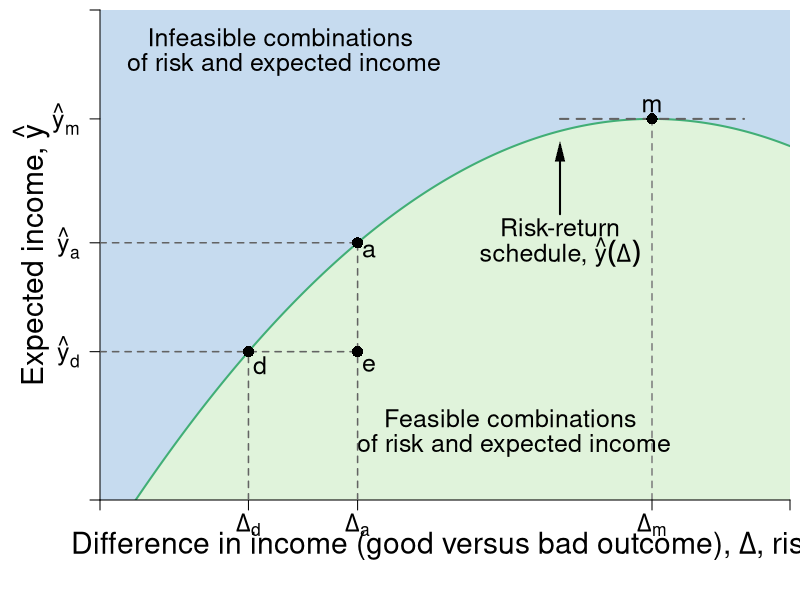

The R source for this figure:
require(ggplot2)
require(shape)
pdf(file = "risk/risk_return_shaded.pdf", width = 9, height = 7)

# Set parameters for graphics
axislabelsize <- 1.8
labelsize <- 1.5
namesize <- 1.8
annotatesize <- 1.5
graphlinewidth <- 2
segmentlinewidth <- 1.5

COL <- c("#7fc97f", "#beaed4", "#fdc086", "#ffff99", "#386cb0", "#f0027f", "#bf5b17", "#666666")
COLA <- c("#e0f3db", "#99d8c9","#66c2a4","#41ae76", "#238b45", "#005824")
COLB <- c("#c6dbef", "#4eb3d3", "#2b8cbe", "#0868ac","#084081")
COLC <- c("#fcfbfd", "#efedf5", "#dadaeb", "#bcbddc", "#9e9ac8", "#807dba", "#6a51a3", "#54278f", "#3f007d")
grays <- gray.colors(25, start = 1, end = 0, alpha = 1)

par(mar =  c(5, 5, 0.5, 0.5))
xlims <- c(0, 15)
ylims <- c(0, 18)

riskreturn <- function(g, int1 = 14, int2 = 4, coeff = 1/3){
  int1 - (int2 - (coeff)*g)^2
}

indiffA <- function(g, intercept = 5.6, slope = 0.125){
  intercept  + slope*g^2
}


#Plot command 
plot(0, 0, xlim = xlims, ylim = ylims, 
     type = "n",
     xlab = expression(paste("")),
     ylab = expression(paste("")), 
     axes = FALSE,
     # xlab = expression(paste("Bob's Payoff, ", u^B)),
     # ylab = expression(paste("Alfredo's Payoff, ", u^A)),
     #xaxt = "n", 
     #yaxt = "n", 
     cex.lab = axislabelsize, 
     bty = "n", 
     xaxs = "i", 
     yaxs = "i"
)


ticksy <- c(0, riskreturn(g = 3.227315) , riskreturn(g = 5.6) , riskreturn(g = 12) , ylims[2])
ylabels <- c(NA, expression(paste(hat(y)[d])), expression(paste(hat(y)[a])),  expression(paste(hat(y)[m])), NA)
ticksx <- c(0, 3.227315, 5.6, 12, xlims[2])
xlabels <- c(NA, expression(Delta[d]), expression(Delta[a]), expression(Delta[m]), NA)

#mtext(expression(paste("Difference in income (good versus bad outcome), ", Delta, ", risk")), side = 1, line = 2.5, cex = axislabelsize)
text(xlims[2] - 0.5*(xlims[2] - xlims[1]), ylims[1] - 1.7, expression(paste("Difference in income (good versus bad outcome), ", Delta, ", risk")), xpd = TRUE, cex = axislabelsize) 
text(xlims[1] - 1.5, ylims[2] - 0.5*(ylims[2] - ylims[1]), expression(paste("Expected income, ", hat(y))), xpd = TRUE, cex = axislabelsize, srt = 90) 


#Draw the polygon for shading the utility areas
xpoly1 <- seq(from = xlims[1], to = xlims[2], length.out = 500)
ypoly1 <- riskreturn(xpoly1)
polygon(x = c(xlims[2], xlims[2], rev(xpoly1), 0),
        y = c(ylims[2], 0, rev(ypoly1), ylims[2]),
        col=COLB[1], density=NULL, border = NA)

xpoly2 <- seq(from = 3*(4 - sqrt(14)), to = xlims[2], length.out = 500)
ypoly2 <- riskreturn(xpoly2)
polygon(x = c(xpoly2[1], xlims[2], rev(xpoly2)),
        y = c(ylims[1], ylims[1], rev(ypoly2)),
        col=COLA[1], density=NULL, border = NA)


text(10, 10, expression(paste("Risk-return")), cex = labelsize)
text(10, 9.1, expression(paste("schedule, ", omega = hat(y)(Delta) )), cex = labelsize)

Arrows(10, 10.5, 10, 12.8, col = "black", lty = 1, lwd = 2, arr.type = "triangle", arr.lwd = 0.5)

text(9, 3, expression(paste("Feasible combinations ")), cex = labelsize)
text(9, 2, expression(paste("of risk and expected income")), cex = labelsize)

text(4, 17, expression(paste("Infeasible combinations ")), cex = labelsize)
text(4, 16, expression(paste("of risk and expected income")), cex = labelsize)

npts <- 500 
xx1 <- seq(xlims[1], xlims[2], length.out = npts)
lines(xx1, riskreturn(xx1), col = COLA[4], lwd = graphlinewidth, lty = 1)

segments(12, 0, 12, riskreturn(g = 12), lty = 2, lwd = segmentlinewidth, col = grays[20])
#segments(0, riskreturn(g = 12), 12, riskreturn(g = 12), lty = 2, lwd = segmentlinewidth, col = grays[20])


segments(10, riskreturn(g = 12), 14, riskreturn(g = 12), lty = 2, lwd = graphlinewidth, col = grays[22])
points(12, riskreturn(g = 12), pch = 16, col = "black", cex = 1.5, xpd = TRUE)
text(12, riskreturn(g = 12) + 0.5, expression(m), cex = labelsize)

#Add points a, b, c and c
#points(5.6, 9.5, pch = 16, col = "black", cex = 1.5)

axis(1, at = ticksx, pos = 0, labels = xlabels, cex.axis = labelsize)
axis(2, at = ticksy, pos = 0, labels = ylabels, las = 1, cex.axis = labelsize)


#Add points a, b, c and c
segments(5.6, 0, 5.6, riskreturn(g = 5.6), lty = 2, lwd = segmentlinewidth, col = grays[22])
segments(0, riskreturn(5.6), 5.6, riskreturn(g = 5.6), lty = 2, lwd = segmentlinewidth, col = grays[22])
points(5.6, riskreturn(g = 5.6), pch = 16, col = "black", cex = 1.5)
text(5.6 + 0.25, riskreturn(g = 5.6) - 0.3, expression(a), cex = labelsize)


#riskreturn(g = 5.6) - 4 = 5.448889
#12 - 3*(14 - 5.448889)^(1/2) = 3.227315
segments(3.227315, 0, 3.227315, riskreturn(g = 3.227315), lty = 2, lwd = segmentlinewidth, col = grays[22])
segments(0, riskreturn(3.227315), 5.6, riskreturn(g = 3.227315), lty = 2, lwd = segmentlinewidth, col = grays[22])

points(3.227315, 5.448889 , pch = 16, col = "black", cex = 1.5)
text(3.227315 + 0.25, 5.448889 - 0.5, expression(d), cex = labelsize)
points(5.6, riskreturn(g = 5.6) - 4 , pch = 16, col = "black", cex = 1.5)
text(5.6  + 0.25, riskreturn(g = 5.6) - 4 - 0.5, expression(e), cex = labelsize)


dev.off()
